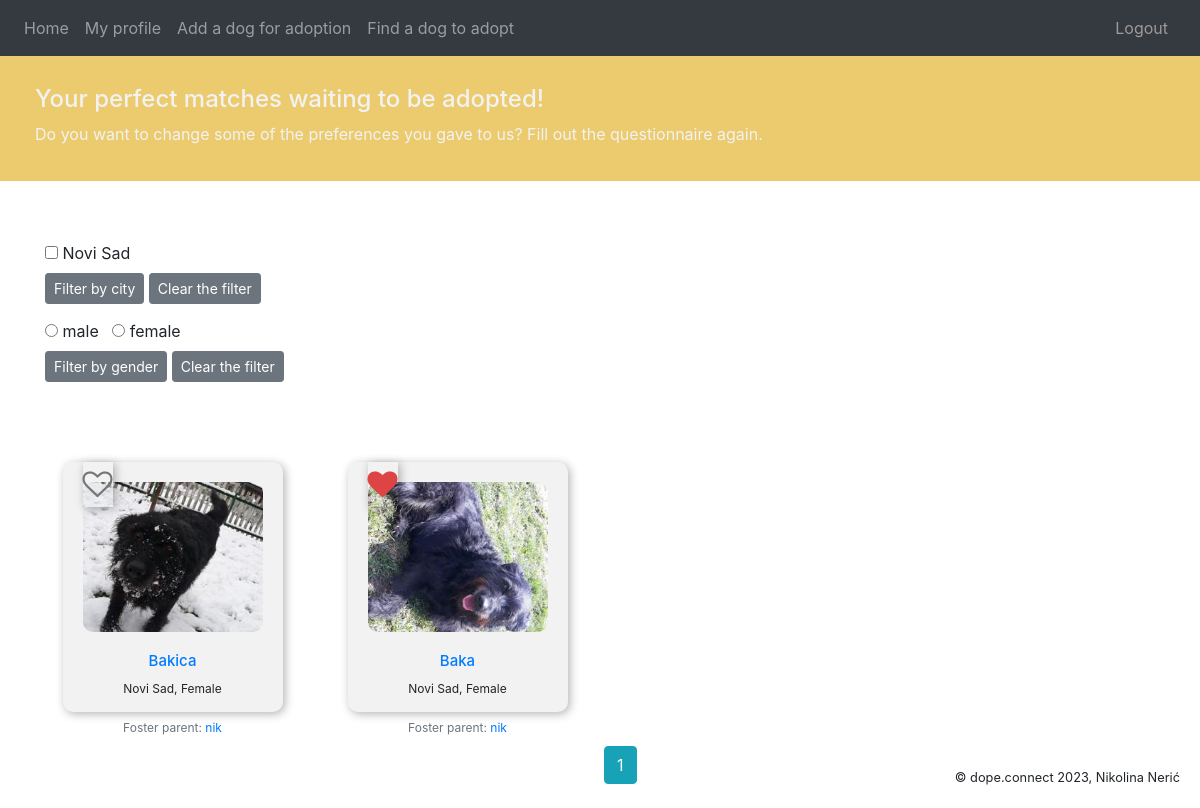
Screenshot of /matches (signed in) with the database file from the repository.
### website/models.py (models this page shows, shortened)
class Post(db.Model):
    id = db.Column(db.Integer, primary_key = True)
    title = db.Column(db.String(150))
    gender = db.Column(db.String(150))
    city = db.Column(db.String(150))
    data = db.Column(db.String(10000))
    image_file = db.Column(db.String(150), nullable=False)
    date_posted = db.Column(db.DateTime(timezone = True), default = func.now())
    user_id = db.Column(db.Integer, db.ForeignKey('user.id'))
    dog_info = db.relationship('DogInfo', backref = 'user', uselist = False)

class User(db.Model, UserMixin):
    id = db.Column(db.Integer, primary_key = True)
    email = db.Column(db.String(150), unique = True)
    is_verified = db.Column(db.Boolean(150), default = False)
    password = db.Column(db.String(150))
    first_name = db.Column(db.String(150))
    image_file = db.Column(db.String(150), nullable=False, default='default.jpg')
    posts = db.relationship('Post', backref ='author', lazy = True)
    user_info = db.relationship('UserInfo', backref = 'info', uselist = False)
    saved_dogs = db.Column(db.JSON)

### website/views.py (the view, shortened to what this page needs)
@login_required
def show_matches(page = 1):
    user_info = UserInfo.query.filter_by(user_id = current_user.id).first()
    if not user_info:
        return redirect(url_for('user_info'))
    page = int(request.args.get('page', 1))
    prefered_breeds = (session.query(UserInfo.prefered_breed).filter(UserInfo.user_id == current_user.id).all())[0][0]['prefered_breed']
    print(prefered_breeds, 'rase')
    age_preference = (session.query(UserInfo.age_preference).filter(UserInfo.user_id == current_user.id).all())[0][0]['age_preference']
    print(age_preference)
    size_preference = (session.query(UserInfo.size_preference).filter(UserInfo.user_id == current_user.id).all())[0][0]['size_preference']
    color_preference = (session.query(UserInfo.color_preference).filter(UserInfo.user_id == current_user.id).all())[0][0]['color_preference']
    result = db.session.query(Post, DogInfo, UserInfo).join(DogInfo, Post.id == DogInfo.post_id)\
            .join(UserInfo, UserInfo.user_id == current_user.id, isouter=True)\
            .filter( UserInfo.user_id == current_user.id)\
            .filter(case(('all' not in age_preference, DogInfo.age.in_(age_preference)), else_= True))\
            .filter(case(('all' not in prefered_breeds, DogInfo.primary_breed.in_(prefered_breeds)), else_= True))\
            .filter(case((UserInfo.prefers_mixed_breed == False, DogInfo.mixed_breed == UserInfo.prefers_mixed_breed), else_= True))\
            .filter(case(('all' not in size_preference, DogInfo.size.in_(size_preference)), else_= True))\
            .filter(case(('all' not in color_preference, DogInfo.color.in_(color_preference)), else_= True))\
            .filter(case((UserInfo.coat_length_preference != 'all', DogInfo.coat_length == UserInfo.coat_length_preference), else_= True))\
            .filter(case((UserInfo.dog_with_children == True, UserInfo.dog_with_children == DogInfo.dog_with_children), else_= True))\
            .filter(case((UserInfo.dog_with_dogs == True, UserInfo.dog_with_dogs == DogInfo.dog_with_dogs),else_= True))\
            .filter(case((UserInfo.dog_with_cats == True, UserInfo.dog_with_cats == DogInfo.dog_with_cats), else_= True))\
            .filter(case((UserInfo.dog_with_sm_animals == True, UserInfo.dog_with_sm_animals == DogInfo.dog_with_sm_animals), else_= True))\
            .filter(case((UserInfo.dog_with_big_animals == True, UserInfo.dog_with_big_animals == DogInfo.dog_with_big_animals), else_= True))\
            .filter(case((UserInfo.special_need_dog == False, UserInfo.special_need_dog == DogInfo.special_need_dog), else_= True))\
            .filter(case((UserInfo.spay_needed == True, UserInfo.spay_needed == DogInfo.spayed), else_= True))\
            .filter(case((UserInfo.dog_in_house == False,and_(DogInfo.age != "puppy", DogInfo.size != 'small')), else_= True))\
            .filter(Post.user_id != current_user.id)\
            .filter(case(
                    (and_(UserInfo.yard == True , UserInfo.park == True, UserInfo.activity_level == 'high'), UserInfo.activity_level.in_(['low','medium','high'])),
                    (and_(or_(UserInfo.yard == True , UserInfo.park == True),UserInfo.activity_level == 'high'),DogInfo.activity_level.in_(['low','medium','high'])),
                    (and_(UserInfo.yard == False , UserInfo.park == False, UserInfo.activity_level == 'high'), DogInfo.activity_level != 'high'),
                    (and_(UserInfo.yard == False , UserInfo.park == False, UserInfo.activity_level != 'high'), UserInfo.activity_level == DogInfo.activity_level), else_= True
                )
                )
    city_query = result.with_entities(Post.city).distinct()
    cities = set()
    for post in city_query:
        cities.add(post.city)
    warning = None
    result1 = result.order_by(Post.date_posted.desc()).paginate(page=page, per_page=10)
    if not result1.items:
        flash('Oops, it seems there aren\'t matches for your preferences...', category='error')
        warning = "Check if there are preferences that can be modified or take a look at some of the our random choices."
    else:
        result1, warning = result.filter(case((and_(UserInfo.dog_in_house == False, UserInfo.yard == False), False), else_=True))\
        .order_by(Post.date_posted.desc()).paginate(page=page, per_page=10), None
        if not result1.items:
            warning = "If you would not keep a dog in the house and if there is no yard, then where would the dog live?\
            Please check your answers."
            flash('Oops, it seems there aren\'t matches for your preferences...', category='error')
    alternative_results = db.session.query(Post, DogInfo, UserInfo).join(DogInfo, Post.id == DogInfo.post_id)\
            .join(UserInfo, UserInfo.user_id == current_user.id, isouter=True)\
            .order_by(Post.date_posted.desc())\
            .filter(Post.user_id != current_user.id).order_by(func.random()).limit(8)
    saved_posts = current_user.saved_dogs['saved']
    saved_posts = [int(id) for id in saved_posts]
    genders = ['male','female']
    chosen_cities=[]
    return render_template('show_matches.html', alternative_posts = alternative_results,warning = warning ,user = current_user, posts = result1, cities = cities, genders = genders, saved_posts = saved_posts )

### website/templates/show_matches.html (shortened to what this page needs)
{% extends "base.html" %} {% block title %}Perfect matches{% endblock %}
    {% block content %}
          {% if warning %}
          <div class="colored-strip">
            <h4 text-align = "center">Your perfect matches still waiting to be found!</h1>
            <h7 text-align = "center" style="display: inline-block;">{{warning}}</h7>
            <a href="{{ url_for('edit_user_info')}}" class="link">Fill out the questionnaire again.</a>
          </div>
          <br>
          <br>
          <br>
          <br>
          <br>
          <div class="row text-center">
            {%if alternative_post%}
              {% for post in alternative_posts %}
              <div class="col-lg-3">
                <div class="dog-card">
                  {% if post[0].author.id != current_user.id and current_user.is_authenticated%}
                    <div data-post-id="{{ post[0].id }}" id = "like" value="{{ post[0].id }}" onclick="savePostToFavorites(this)" style="position: absolute; top: 80px; color:rgb(116, 117, 119);border-color:rgb(167, 168, 169);box-shadow: 2px 2px 10px rgba(0, 0, 0, 0.3);font-size: 30px;">
                    {% if post[0].id in saved_posts %}
                      <i class="saved heart fa fa-heart "></i>
                    {% else %}
                      <i class="heart fa fa-heart-o"></i>
                    {% endif %}
                    </div>
                  {%endif%}
                  <img src="{{ url_for('static', filename='profile_pics/' + post[0].image_file) }}" alt="dog" />
                  <h2><a href="{{ url_for('post', post_id = post[0].id )}}">{{ post[0].title }} </a></h2>
                  <p>{{ post[0].city }}, {{ post[0].gender }} </p>
                  <small class="text-muted">Foster parent: <a href="{{ url_for('user', user_id = post[0].author.id )}}">{{ post[0].author.first_name }}</a></small>
                </div>
              </div>
              {% endfor %}
            {%endif%}
          </div>
          {% else %}
          <div class="colored-strip">
            <h4 text-align = "center">Your perfect matches waiting to be adopted!</h1>
            <h7 text-align = "center">Do you want to change some of the preferences you gave to us?
            <a href="{{ url_for('edit_user_info')}}" class="link">Fill out the questionnaire again.</a></h6>
          </div>
          <div style="margin-top: 185px;">
            <form action="" method="POST">
              {% for city in cities%}
                  <input type="checkbox" id="remember-checkbox" name="city" value="{{ city }}" {% if city in chosen_cities %}checked{% endif %}>
                  <label style="display: inline block;" for="city">{{city}}</label> &nbsp
              {% endfor %}
              <div class="col-lg-3" style="margin-left: -15px;">
                <button class="btn btn-secondary btn-sm" type="submit">Filter by city</button>
                <button onclick= "clearRememberedCheckboxes()"id="clear-checkboxes" class="btn btn-secondary btn-sm"name="city" value="all">Clear the filter</button>
              </div>
              {% for gender in genders%}
              <input type="radio" id="radio" name="gender" value="{{ gender }}" style="margin-top: 20px;">
              <label style="display: inline block;" style="margin-top: 20px;" for="gender">{{gender}} </label> &nbsp
              {% endfor %}
              <div class="col-lg-3" style="margin-left: -15px;">
                <button class="btn btn-secondary btn-sm" type="submit">Filter by gender</button>
                <button onclick= "clearRememberedCheckboxes()"id="clear-checkboxes" class="btn btn-secondary btn-sm"name="gender" value="all">Clear the filter</button>
              </div>
            </form>
          </div>
          <div class="row text-center">
            {% if posts %}
              {% for post in posts %}
              <div class="col-lg-3">
                <div class="dog-card">
                  {% if post[0].author.id != current_user.id and current_user.is_authenticated %}
                    <div data-post-id="{{ post[0].id }}" id = "like" value="{{ post[0].id }}" onclick="savePostToFavorites(this)" style="position: absolute; top: 80px; color:rgb(116, 117, 119);border-color:rgb(167, 168, 169);box-shadow: 2px 2px 10px rgba(0, 0, 0, 0.3);font-size: 30px;">
                      {% if post[0].id in saved_posts %}
                        <i class="saved heart fa fa-heart "></i>
                      {% else %}
                        <i class="heart fa fa-heart-o"></i>
                      {% endif %}
                    </div>
                  {%endif%}
                  <img src="{{ url_for('static', filename='profile_pics/' + post[0].image_file) }}" alt="dog" />
                  <h2><a href="{{ url_for('post', post_id = post[0].id )}}">{{ post[0].title }} </a></h2>
                  <p text-align="center"> {{ post[0].city }}, {{ post[0].gender }} </p>
                  <small class="text-muted">Foster parent: <a href="{{ url_for('user', user_id = post[0].author.id )}}">{{ post[0].author.first_name }}</a></small>
                </div>
              </div>
              {% endfor %}
            {%endif%}
          </div>
          {% endif %}
        <div class="pagination">
            {% for page_num in posts.iter_pages(left_edge=1, right_edge=1, left_current=1, right_current=2) %}
              {% if page_num %}
                {% if posts.page == page_num %}
                  <a class="btn btn-info mb-4" style="margin: 4px"; href="{{ url_for('show_matches', page=page_num) }}">{{ page_num }}</a>
                {% else %}
                  <a class="btn btn-outline-info mb-4" href="{{ url_for('show_matches', page=page_num) }}">{{ page_num }}</a>
                {% endif %}
              {% else %}
                ...
              {% endif %}
            {% endfor %}
        </div>
      <br>
      <br>
      <br>
      <br>
      {% endblock %}

### website/templates/base.html (style rules this page uses)
html, body { margin: 0; height: 100%; }

### website/templates/show_matches.html (style rules this page uses)
.dog-card { display: inline-block; width: 220px; margin-top: 80px; text-align: center; vertical-align: top; flex-direction: column; align-items: center; height: 250px; background-color: #f2f2f2; border-radius: 10px; padding: 20px; box-shadow: 2px 2px 10px rgba(0, 0, 0, 0.3); }
.dog-card img { width: 100%; height: 150px; object-fit: cover; border-radius: 10px; margin-bottom: 20px; }
.dog-card h2 { font-size: 15px; margin-bottom: 10px; }
.dog-card p { font-size: 12px; }
.dog-card small { font-size: 12px; }
.pagination { display: flex; justify-content: center; position:fixed; bottom: 0; left: 50%; }
.colored-strip { position: absolute; left: 0; right: 0; top: 50px; width: 100%; background-color: #ebcb6e; padding: 35px; color:#f2f2f2; }
.link { color: #f2f2f2; display: inline-block; }
.saved { color: #dd4545; }

### rows the page displays
Post: {{ post[0].id }} 3 (drawn), image_file (picture), title "Bakica", city "Novi Sad", gender "Female", first_name "nik"
Post: {{ post[0].id }} 2 (drawn), image_file (picture), title "Baka", city "Novi Sad", gender "Female", first_name "nik"

### other values shown
{{ city }} "Novi Sad"
{{ gender }} "male" "female"
{{ page_num }} "1"
